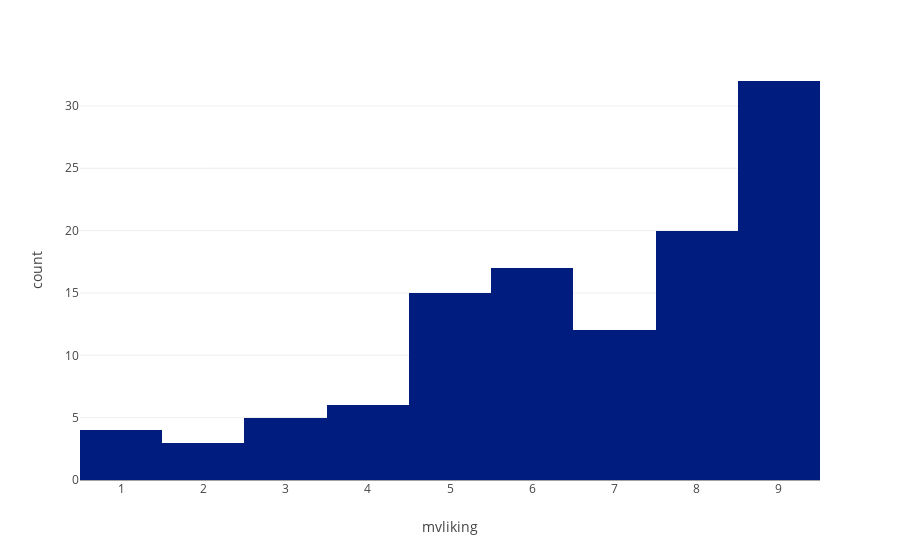

Source (notebook cell):
### Code cell
# Checking the distribution of interest in the new vehicle for cluster 2
fig = px.histogram(data_frame=cluster2, x="mvliking")
fig.show()

### Figure 1 — Plotly figure (JSON) as saved in the notebook; plotly's stock layout.template omitted (floating-point values rounded to 4 significant figures)
{"data": [{"alignmentgroup": "True", "bingroup": "x", "hovertemplate": "mvliking=%{x}<br>count=%{y}<extra></extra>", "legendgroup": "", "marker": {"color": "#001c7f", "pattern": {"shape": ""}}, "name": "", "offsetgroup": "", "orientation": "v", "showlegend": false, "type": "histogram", "x": [6, 8, 6, 6, 9, 4, 7, 9, 6, 4, 6, 6, 5, 7, 5, 8, 9, 4, 4, 9, 6, 5, 5, 6, 3, 8, 8, 6, 6, 7, 1, 1, 9, 6, 9, 7, 9, 6, 8, 9, 9, 9, 7, 7, 9, 9, 9, 6, 9, 8, 1, 5, 2, 2, 7, 9, 8, 9, 8, 8, 6, 8, 3, 8, 7, 8, 6, 7, 9, 9, 3, 9, 9, 7, 5, 8, 7, 8, 9, 9, 8, 5, 8, 6, 7, 2, 9, 9, 9, 5, 1, 3, 5, 8, 6, 9, 5, 9, 8, 5, 9, 8, 5, 3, 4, 4, 9, 5, 5, 9, 5, 8, 9, 9], "xaxis": "x", "yaxis": "y"}], "layout": {"barmode": "relative", "legend": {"tracegroupgap": 0}, "margin": {"t": 60}, "xaxis": {"anchor": "y", "domain": [0, 1], "title": {"text": "mvliking"}}, "yaxis": {"anchor": "x", "domain": [0, 1], "title": {"text": "count"}}}}
